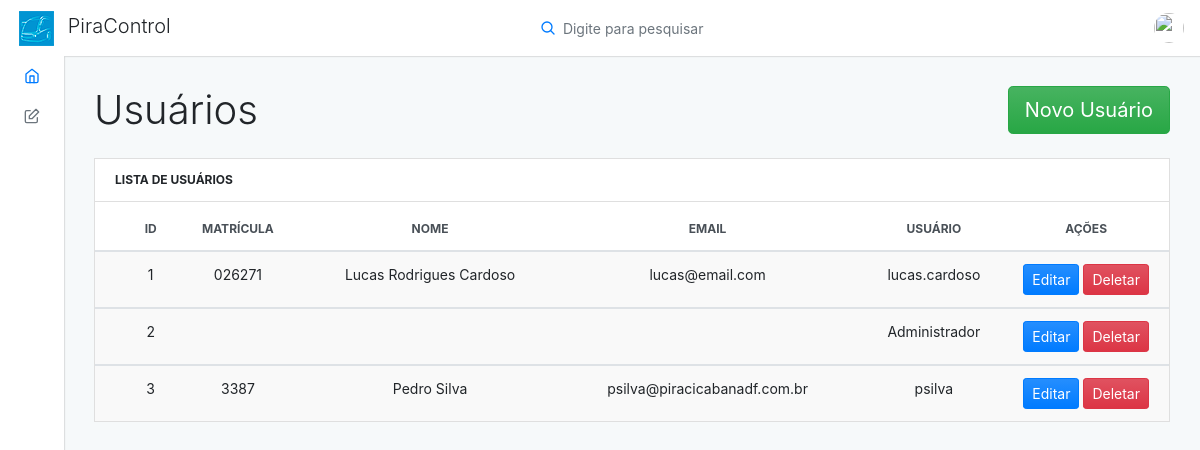
The page /front/usuario.php (signed in) on the database as committed earlier.
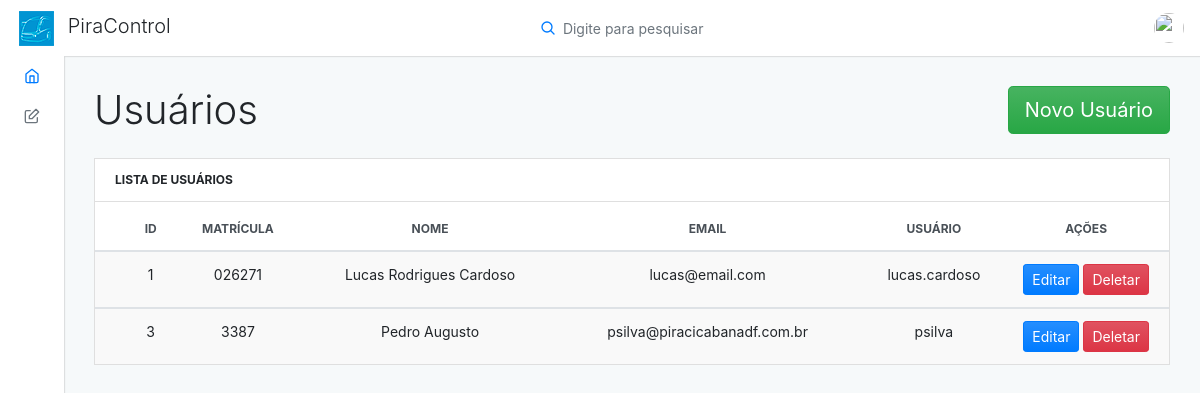
The same page on the database as committed later.
### tables this page shows
CREATE TABLE `usuario` (
  `id` int(11) NOT NULL,
  `nome` varchar(45) NOT NULL,
  `ultimoNome` varchar(45) NOT NULL,
  `nomeUsuario` varchar(45) NOT NULL,
  `email` varchar(80) NOT NULL,
  `matricula` varchar(45) NOT NULL,
  `imagem` varchar(200) NOT NULL,
  `senha` varchar(200) NOT NULL
);

### front/classes/Conexao.php (called while the page is built, shortened)
<?php
class Conexao
{
	private $host;
	private $user;
	private $password;
	public function __construct() {
		$this->host = 'mysql:host=localhost;dbname=bd_pira_control';
		$this->user = 'root';
		$this->password = '';
	}
    public function conectar() {
    	try {
			$conn = new PDO(
							$this->host,
							$this->user,
							$this->password
						);
			return $conn;
		} catch (PDOException $e) {
			echo 'Erro na conexao. Erro reportado: ' . $e->getMessage();
			exit;
		}
    }
}

### front/classes/UsuarioDAO.php (called while the page is built, shortened)
<?php
require_once 'Model.php';
class UsuarioDAO extends Model
{
    public function __construct()
    {
        $this->class = 'Usuario';
        $this->tabela = 'usuario';
    }
    public function listarUsuarios($condicao = '')
    {
        $query = "SELECT id, nome, ultimoNome, nomeUsuario, email, matricula, imagem FROM {$this->tabela}";
        $stmt = $this->db->prepare($query);
        $stmt->setFetchMode(PDO::FETCH_CLASS, $this->class);
        $stmt->execute();
        return $stmt->fetchAll();
    }
}

### front/classes/Model.php (called while the page is built, shortened)
<?php
    require 'Conexao.php';
    class Model {
        public function __construct()
        {
            $conexao = new Conexao();
            $this->db = $conexao->conectar();
        }
    }

### front/classes/Usuario.php (called while the page is built, shortened)
<?php
    class Usuario {
        public function __get($atributo) {
            return $this->$atributo;
        }
    }

### front/usuario.php (the view, shortened to what this page needs)
<?php
require_once 'layout/header.php';
require_once 'layout/menu.php';
?>
<?php
require_once 'classes/Usuario.php';
require_once 'classes/UsuarioDAO.php';
$usuarioDAO = new UsuarioDAO();
$usuarios = $usuarioDAO->listarUsuarios();
?>
<div class="adminx-content">
    <div class="adminx-main-content">
        <div class="container-fluid">
            <nav aria-label="breadcrumb" role="navigation" style="float: right;">
              <ol class="breadcrumb adminx-page-breadcrumb">
                <li ><a href="form_usuario" class="btn btn-lg btn-success" >Novo Usuário</a></li>
              </ol>
            </nav>
            <div class="pb-3">
                <h1>Usuários</h1>
            </div>
            <div class="row">
                <div class="col-lg-12">
                    <div class="card mb-grid">
                        <div class="card-header d-flex justify-content-between align-items-center">
                            <div class="card-header-title">Lista de Usuários</div>
                        </div>
                        <div class="table-responsive-md">
                            <table class="table table-actions table-striped table-hover mb-0">
                                <thead>
                                    <tr>
                                        <th scope="col">
                                            <label class="custom-control custom-checkbox m-0 p-0">
                                            </label>
                                        </th>
                                        <th scope="col" class="text-center">ID</th>
                                        <th scope="col" class="text-center">Matrícula</th>
                                        <th scope="col" class="text-center">Nome</th>
                                        <th scope="col" class="text-center">Email</th>
                                        <th scope="col" class="text-center">Usuário</th>
                                        <th scope="col" class="text-center">Ações</th>
                                    </tr>
                                </thead>
                                <?php foreach ($usuarios as $usuario) { ?>
                                    <tbody>
                                        <tr>
                                            <th scope="row">
                                                <label class="custom-control custom-checkbox m-0 p-0">
                                                </label>
                                            </th>
                                            <td class="text-center"><?= $usuario->id ?></td>
                                            <td class="text-center"><?= $usuario->matricula ?></td>
                                            <td class="text-center"><?= $usuario->nome ?> <?= $usuario->ultimoNome ?></td>
                                            <td class="text-center"><?= $usuario->email ?></td>
                                            <td class="text-center"><?= $usuario->nomeUsuario ?></td>
                                            <td>
                                                <a class="btn btn-sm btn-primary" href="form_usuario?id=<?= $usuario->id ?>">Editar</a>
                                                <a class="btn btn-sm btn-danger" href="controles/controleUsuario.php?acao=deletar&id=<?= $usuario->id ?>">Deletar</a>
                                            </td>
                                        </tr>
                                    </tbody>
                                <?php } ?>
                            </table>
                        </div>
                    </div>
                </div>
            </div>
        </div>
    </div>
</div>
</div>
<?php
require_once 'layout/footer.php';
?>

Rows that differ between the two databases and show on the page:
removed usuario: id "2", nomeUsuario "Administrador"
changed usuario "Pedro": ultimoNome "Silva" → "Augusto"
